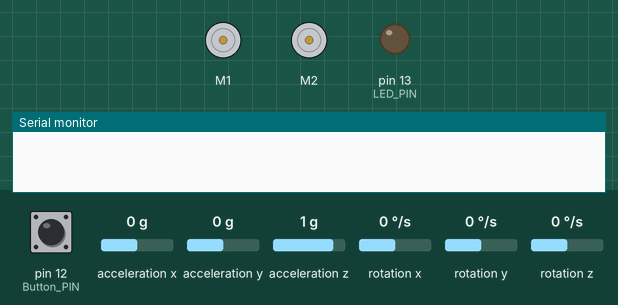
Recording of a sketch running on a simulated Arduino Uno, built with avr-gcc and run on an emulated ATmega328P. On the bench: 2 × DC motor (green arrow = forward, orange = backward, longer = faster), output pins drawn as LEDs (lit = HIGH), the last lines printed to the serial monitor. The test bench sets the inputs (shaded band); at power-on: pin 12 (Button_PIN) HIGH, acceleration x 0 g, acceleration y 0 g, acceleration z 1 g, rotation x 0 °/s, rotation y 0 °/s, rotation z 0 °/s.

Above: at 1.2 s.
1.3 s: pin 12 (Button_PIN) pulled LOW for 0.15 s
At 5.41 s:
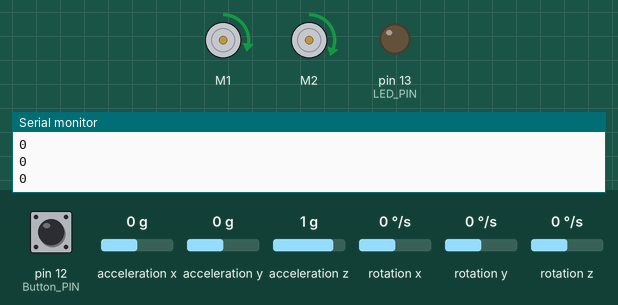
6.9 s: pin 12 (Button_PIN) pulled LOW for 1 s
At 12.9 s:
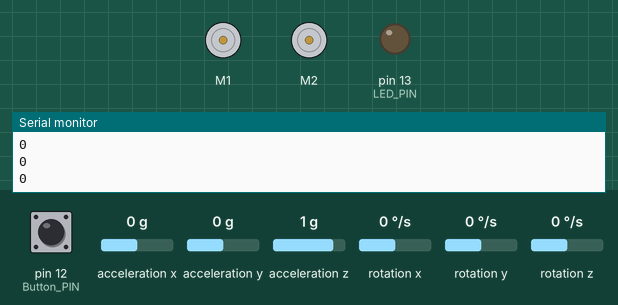
Timing chart, 0 to 14.4 s (numbered marks = the images above; inputs shaded):
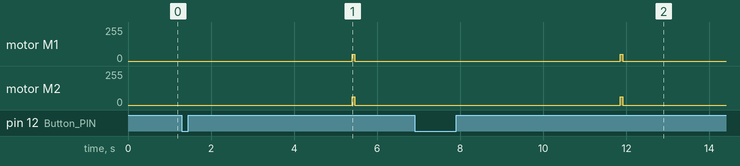

The sketch:

OneCountTest.ino
```cpp
int count = 0;
int G;
int vel1;
int vel2;
int G1 = 0;
int G2 = 0;
int G3 = 0;
int G4 = 0;
int G5 = 0;
int AverageG = 0;
float test = 0;
int turnoff = 0;

#include <Wire.h>
#include <L3G.h>
#include <LSM303.h>
#include <ZumoMotors.h>
#include <Pushbutton.h>

#define Button_PIN 12
#define LED_PIN  13


L3G gyro;
ZumoMotors motors;
Pushbutton button(ZUMO_BUTTON);
LSM303 compass;

void setup() {
  pinMode(LED_PIN, OUTPUT);
  pinMode(Button_PIN, OUTPUT);

  Serial.begin(9600);
  Wire.begin();

  compass.init();
  compass.enableDefault();

  compass.m_min = (LSM303::vector<int16_t>){-2124, -8606, -22336};
  compass.m_max = (LSM303::vector<int16_t>){+2666, -3025, -15634};

  if (!gyro.init())
  {
    Serial.println("Failed to autodetect gyro type!");
    while (1);
  }

  gyro.enableDefault();
}

void loop() {

  button.waitForButton();
  delay(1000);

  for (int count = 1; count <= 200; count++)
  {

    gyro.read();
    AverageG = AverageG + (int)gyro.g.z;

    delay(8);

  }

  AverageG = abs(AverageG/200);
  int Lbias = 15;
  delay(50);
  float velocity = 100;
  float ratio = 0.8;
  for (int count = 1; count <= 20; count++)
  {


      gyro.read();

      G5 = G4;
      G4 = G3;
      G3 = G2;
      G2 = G1;
      G1 = (int)gyro.g.z;
      G = ((G1 + G2 + G3 + G4 + G5)/5) + AverageG;
      Serial.println(G);

      delay(50);

   }

  for (int count = 1; count <= 5; count++)
  {


      gyro.read();

      G5 = G4;
      G4 = G3;
      G3 = G2;
      G2 = G1;
      G1 = (int)gyro.g.z;
      G = ((G1 + G2 + G3 + G4 + G5)/5)+AverageG;
      Serial.println(G);
      motors.setLeftSpeed(ratio * velocity);
      motors.setRightSpeed(velocity);
      Serial.println(G);

      delay(10);

   }
  motors.setLeftSpeed(0);
  motors.setRightSpeed(0);
  for (int count = 1; count <= 20; count++)
  {


      gyro.read();

      G5 = G4;
      G4 = G3;
      G3 = G2;
      G2 = G1;
      G1 = (int)gyro.g.z;
      G = ((G1 + G2 + G3 + G4 + G5)/5)+AverageG;
      Serial.println(G);

      delay(50);

   }


  motors.setLeftSpeed(0);
  motors.setRightSpeed(0);


}
```

Measured:
- after the input at 1.3 s, motor M1: stopped → forward 51/255 after 4.1 s, → stopped 0.06 s later; motor M2: stopped → forward 63/255 after 4.1 s, → stopped 0.06 s later
- after the input at 6.9 s, motor M1: stopped → forward 51/255 after 5.0 s, → stopped 0.06 s later; motor M2: stopped → forward 63/255 after 5.0 s, → stopped 0.06 s later
